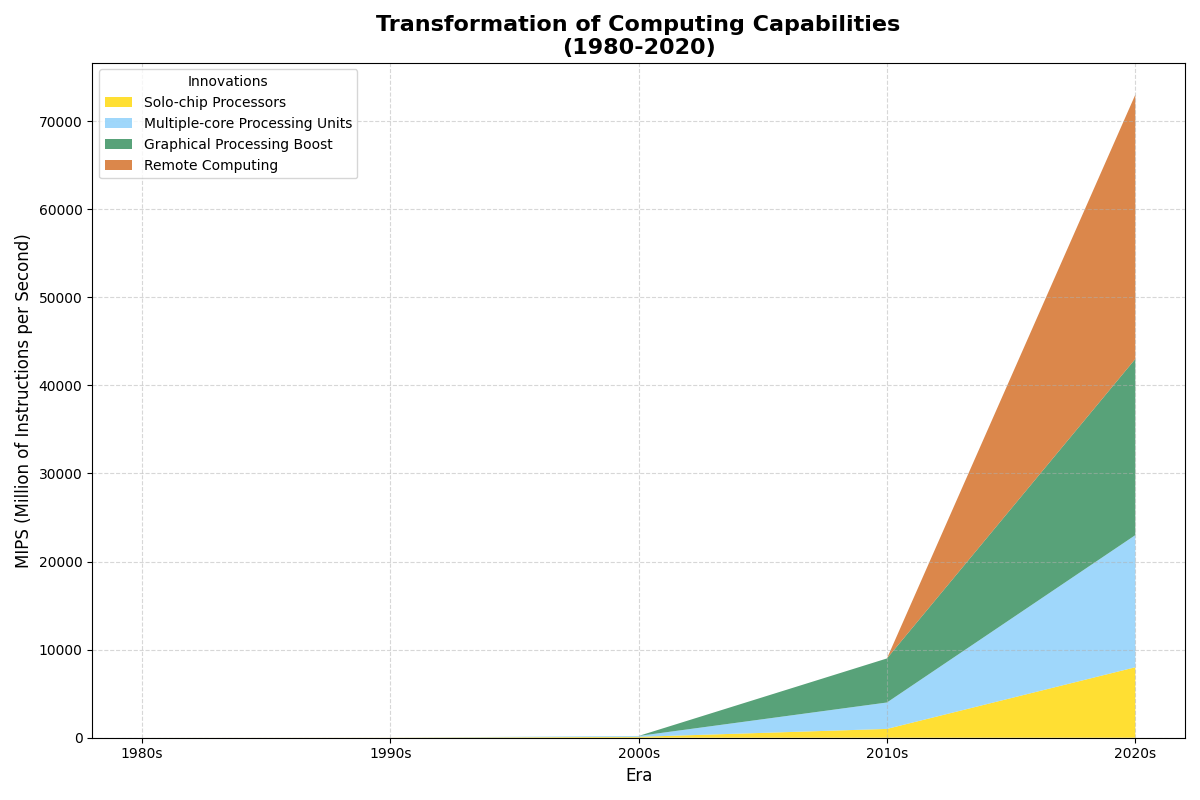

Reproduce this figure in Python.
import matplotlib.pyplot as plt
import numpy as np

# Define the decades from 1980 to 2020
decades = np.array([1980, 1990, 2000, 2010, 2020])

# Computing power in millions of instructions per second (MIPS)
single_core_mips = np.array([1, 10, 100, 1000, 8000])
multi_core_mips = np.array([0, 0, 100, 3000, 15000])
gpu_acceleration_mips = np.array([0, 0, 0, 5000, 20000])
cloud_computing_mips = np.array([0, 0, 0, 0, 30000])

# Create a stacked area plot
fig, ax = plt.subplots(figsize=(12, 8))
ax.stackplot(decades, single_core_mips, multi_core_mips, gpu_acceleration_mips, cloud_computing_mips,
             labels=['Solo-chip Processors', 'Multiple-core Processing Units', 
                     'Graphical Processing Boost', 'Remote Computing'],
             colors=['#FFD700', '#87CEFA', '#2E8B57', '#D2691E'],
             alpha=0.8)

# Set plot title and labels
ax.set_title('Transformation of Computing Capabilities\n(1980-2020)', fontsize=16, fontweight='bold')
ax.set_xlabel('Era', fontsize=12)
ax.set_ylabel('MIPS (Million of Instructions per Second)', fontsize=12)

# Add a legend to the plot
ax.legend(loc='upper left', title='Innovations')

# Format the x-axis to display decades nicely
ax.set_xticks(decades)
ax.set_xticklabels([f"{decade}s" for decade in decades], fontsize=10)

# Add grid lines for better readability
ax.grid(True, linestyle='--', alpha=0.5)

# Automatically adjust subplot parameters to give specified padding
plt.tight_layout()

# Display the plot
plt.show()
